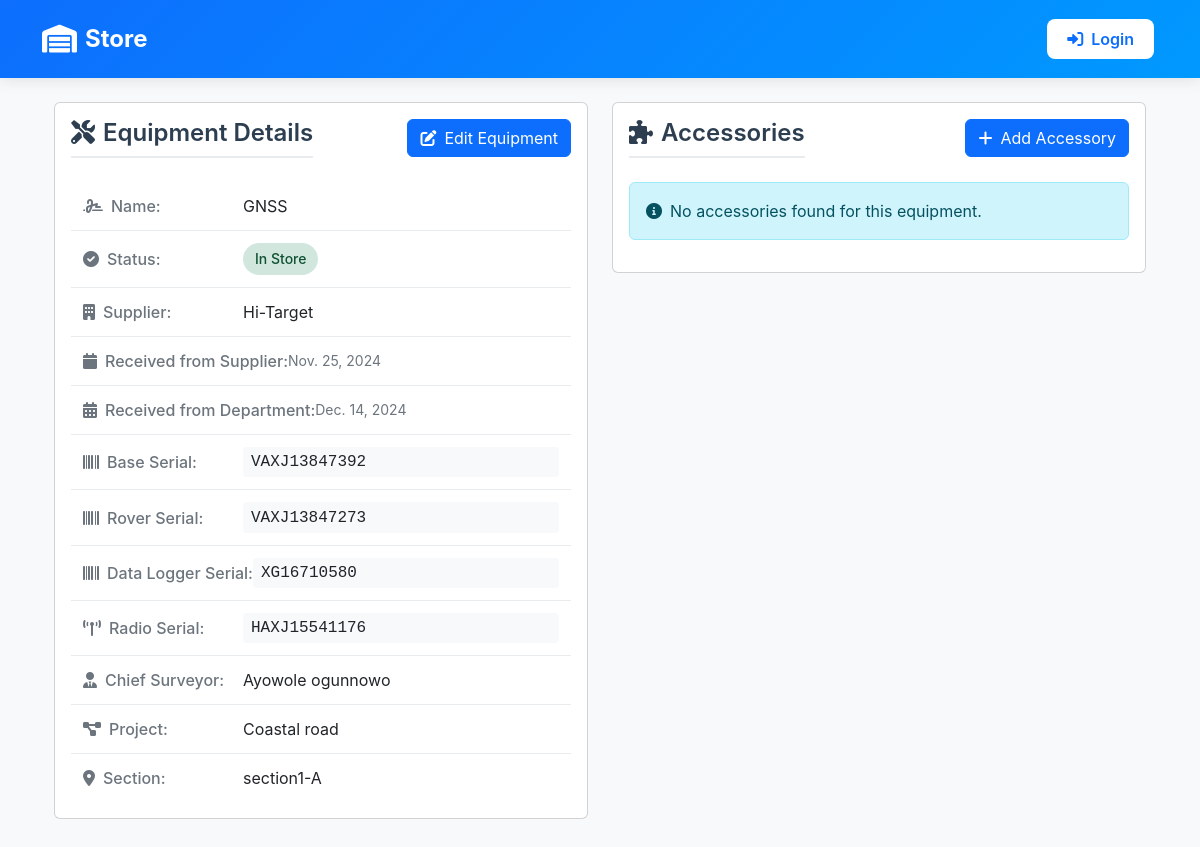
/inventory/equipment/85/, run on an earlier commit of the app's database.
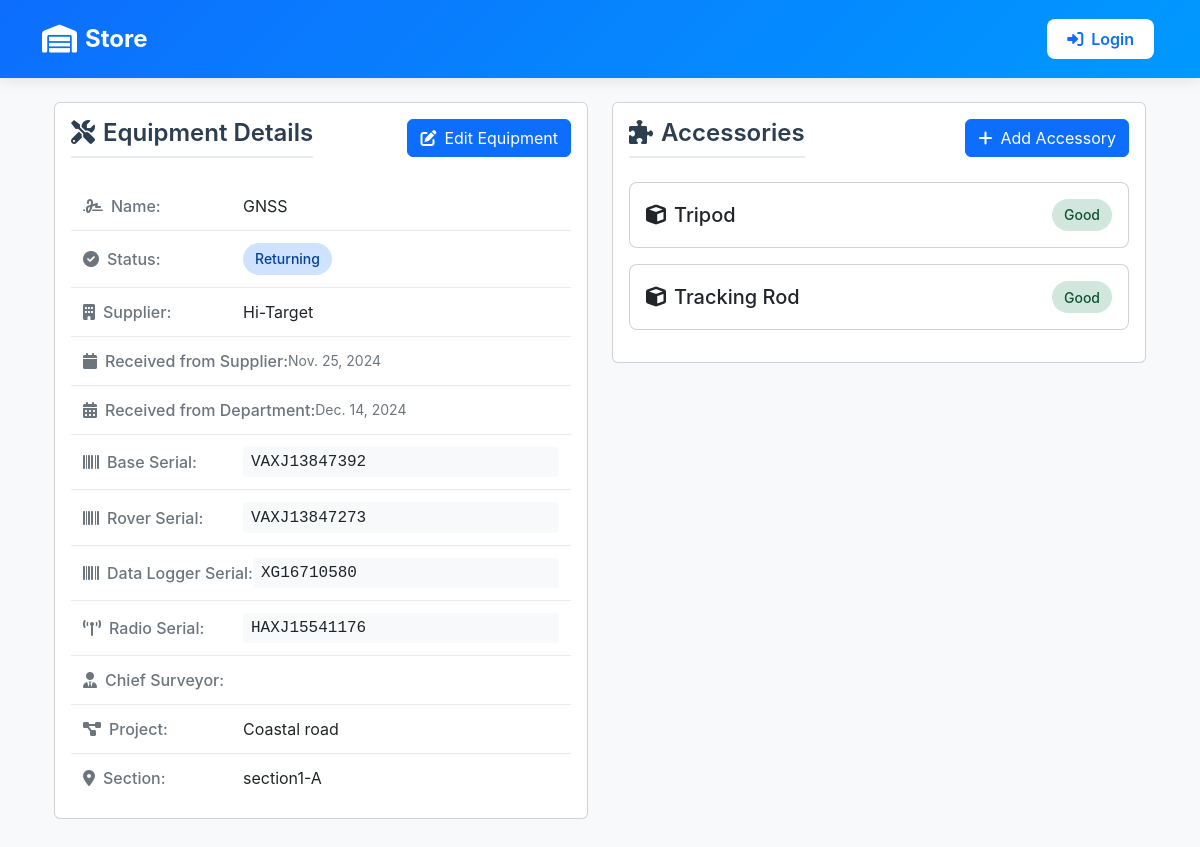
And on a later commit of the database.
### inventory/models.py (models this page shows, shortened)
class EquipmentsInSurvey(models.Model):
    name = models.CharField(max_length=100)
    date_of_receiving_from_supplier = models.DateField()
    supplier = models.CharField(max_length=20)
    base_serial = models.CharField(max_length=100)
    roover_serial = models.CharField(max_length=100)
    data_logger_serial = models.CharField(max_length=100)
    radio_serial = models.CharField(max_length=100)
    chief_surveyor = models.ForeignKey(User, on_delete=models.CASCADE, null=True)
    surveyor_responsible = models.CharField(max_length=100, null=True)
    project = models.CharField(max_length=20)
    section = models.CharField(max_length=100)
    date_receiving_from_department = models.DateField()
    status = models.CharField(choices=[('In Store', 'In Store'), ('In Field', 'In Field'), ('With Chief Surveyor', 'With Chief Surveyor'), ('Returning', 'Returning')], max_length=100, default='In Store')

class Accessory(models.Model):
    ACCESSORY_TYPES = (
    ("tripod", "Tripod"),
    ("levelling_staff", "Levelling Staff"),
    ("tracking_rod", "Tracking Rod"),
    ("reflector", "Reflector"),
    ("gps_extension_bar", "GPS Extension Bar"),
    ("bar_port", "Bar Port"),
    ("powerbank", "Powerbank"),
    ("tribach", "Tribach"),
    ("external_radio_antenna", "External Radio Antenna"),
)
    STATUS_CHOICES = [
        ('Good', 'Good'),
        ('Needs Repair', 'Needs Repair'),
        ('Spoiled', 'Spoiled'),
    ]
    name = models.CharField(max_length=100, choices=ACCESSORY_TYPES)
    equipment = models.ForeignKey(EquipmentsInSurvey, on_delete=models.CASCADE, related_name='accessories')
    status = models.CharField(max_length=20, choices=STATUS_CHOICES, default='Good')
    comment = models.TextField(null=True, blank=True)
    image = models.ImageField(upload_to='accessory_images/', null=True, blank=True)

### inventory/views.py (the view)
# urls.py: path('equipment/<int:id>/', views.equipment_detail, name='equipment_detail'),
def equipment_detail(request, id):
    equipment = EquipmentsInSurvey.objects.filter(id=id).first()
    return render(request, 'equipments/equipments_detail.html', {'equipment': equipment})

### inventory/context_processors.py (called while the page is built)
def is_admin(request):
    return {'is_admin': request.user.is_authenticated and request.user.is_superuser}

### inventory/templates/equipments/equipments_detail.html (shortened to what the changed rows need)
{% extends 'base_dashboard.html' %}
{% load static %}
{% block content %}
<div class="container py-4">
    <div class="row">
        <div class="col-lg-6 mb-4">
            <div class="card equipment-card">
                <div class="card-body">
                    <div class="d-flex justify-content-between align-items-center mb-4">
                        <h2 class="section-title mb-0">
                            <i class="fas fa-tools me-2"></i>Equipment Details
                        </h2>
                    </div>
                    <div class="info-item">
                        <span class="info-label"><i class="fas fa-signature me-2"></i>Name:</span>
                        <span class="info-value">{{ equipment.name }}</span>
                    </div>
                    <div class="info-item">
                        <span class="info-label"><i class="fas fa-check-circle me-2"></i>Status:</span>
                        <span class="status-badge
                            {% if equipment.status == 'In Store' %}status-in-store
                            {% elif equipment.status == 'In Field' %}status-in-field
                            {% else %}status-with-chief{% endif %}">
                            {{ equipment.status }}
                        </span>
                    </div>
                    <div class="info-item">
                        <span class="info-label"><i class="fas fa-building me-2"></i>Supplier:</span>
                        <span class="info-value">{{ equipment.supplier }}</span>
                    </div>
                    <div class="info-item">
                        <span class="info-label"><i class="fas fa-calendar me-2"></i>Received from Supplier:</span>
                        <span class="info-value date-info">{{ equipment.date_of_receiving_from_supplier }}</span>
                    </div>
                    <div class="info-item">
                        <span class="info-label"><i class="fas fa-calendar-alt me-2"></i>Received from Department:</span>
                        <span class="info-value date-info">{{ equipment.date_receiving_from_department }}</span>
                    </div>
                    <div class="info-item">
                        <span class="info-label"><i class="fas fa-barcode me-2"></i>Base Serial:</span>
                        <span class="info-value serial-info">{{ equipment.base_serial }}</span>
                    </div>
                    <div class="info-item">
                        <span class="info-label"><i class="fas fa-barcode me-2"></i>Rover Serial:</span>
                        <span class="info-value serial-info">{{ equipment.roover_serial }}</span>
                    </div>
                    <div class="info-item">
                        <span class="info-label"><i class="fas fa-barcode me-2"></i>Data Logger Serial:</span>
                        <span class="info-value serial-info">{{ equipment.data_logger_serial }}</span>
                    </div>
                    <div class="info-item">
                        <span class="info-label"><i class="fas fa-broadcast-tower me-2"></i>Radio Serial:</span>
                        <span class="info-value serial-info">{{ equipment.radio_serial }}</span>
                    </div>
                    <div class="info-item">
                        <span class="info-label"><i class="fas fa-user-tie me-2"></i>Chief Surveyor:</span>
                        <span class="info-value">{{ equipment.chief_surveyor.get_full_name }}</span>
                    </div>
                    <div class="info-item">
                        <span class="info-label"><i class="fas fa-project-diagram me-2"></i>Project:</span>
                        <span class="info-value">{{ equipment.project }}</span>
                    </div>
                    <div class="info-item">
                        <span class="info-label"><i class="fas fa-map-marker-alt me-2"></i>Section:</span>
                        <span class="info-value">{{ equipment.section }}</span>
                    </div>
                </div>
            </div>
        </div>
        <div class="col-lg-6">
            <div class="card">
                <div class="card-body">
                    <div class="d-flex justify-content-between align-items-center mb-4">
                        <h2 class="section-title mb-0">
                            <i class="fas fa-puzzle-piece me-2"></i>Accessories
                        </h2>
                        <a href="{% url 'accessory' equipment.id %}" class="btn btn-primary">
                        </a>
                    </div>
                    {% if equipment.accessories.all %}
                        {% for accessory in equipment.accessories.all %}
                        <a href="{% url 'edit_accessory' accessory.id %}" class="text-decoration-none">
                            <div class="card accessory-card">
                                <div class="card-body">
                                    <div class="d-flex justify-content-between align-items-center">
                                        <h5 class="card-title mb-0">
                                            <i class="fas fa-cube me-2"></i>{{ accessory.get_name_display }}
                                        </h5>
                                        <span class="status-badge
                                            {% if accessory.status == 'Good' %}accessory-status-good
                                            {% elif accessory.status == 'Needs Repair' %}accessory-status-repair
                                            {% else %}accessory-status-spoiled{% endif %}">
                                            {{ accessory.status }}
                                        </span>
                                    </div>
                                </div>
                            </div>
                        </a>
                        {% endfor %}
                    {% else %}
                        <div class="alert alert-info">
                            <i class="fas fa-info-circle me-2"></i>No accessories found for this equipment.
                        </div>
                    {% endif %}
                </div>
            </div>
        </div>
    </div>
</div>
{% endblock %}

What changed in the data, as far as the page shows it:
changed EquipmentsInSurvey "GNSS": status "In Store" → "Returning"; chief_surveyor.get_full_name "Ayowole ogunnowo" → (not shown)
added Accessory: name "Tripod", status "Good"
added Accessory: name "Tracking Rod", status "Good"
Also different on the page:
text no longer shown: "No accessories found for this equipment."
